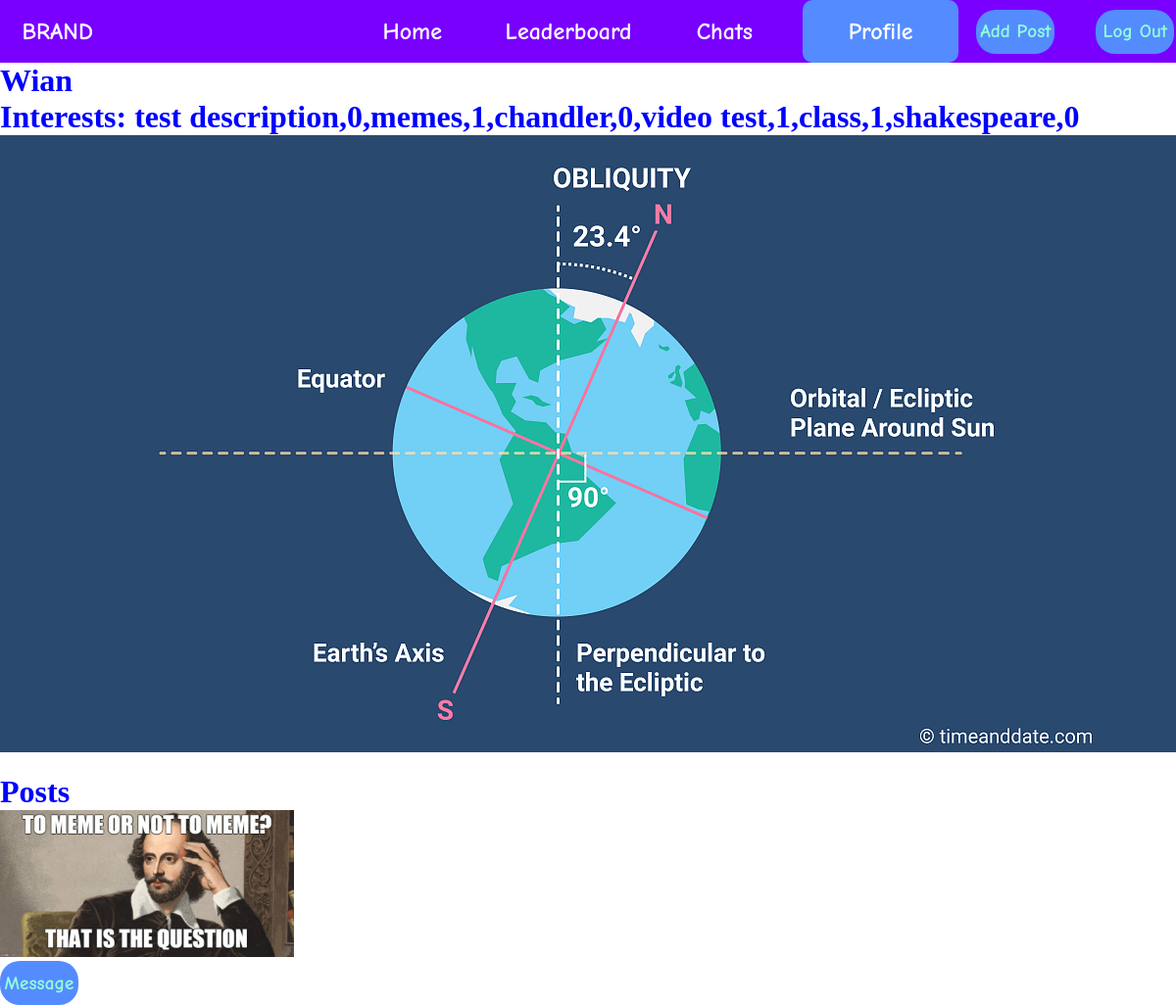
The page /accounts/Wian/profile (signed in) on the database as committed earlier.
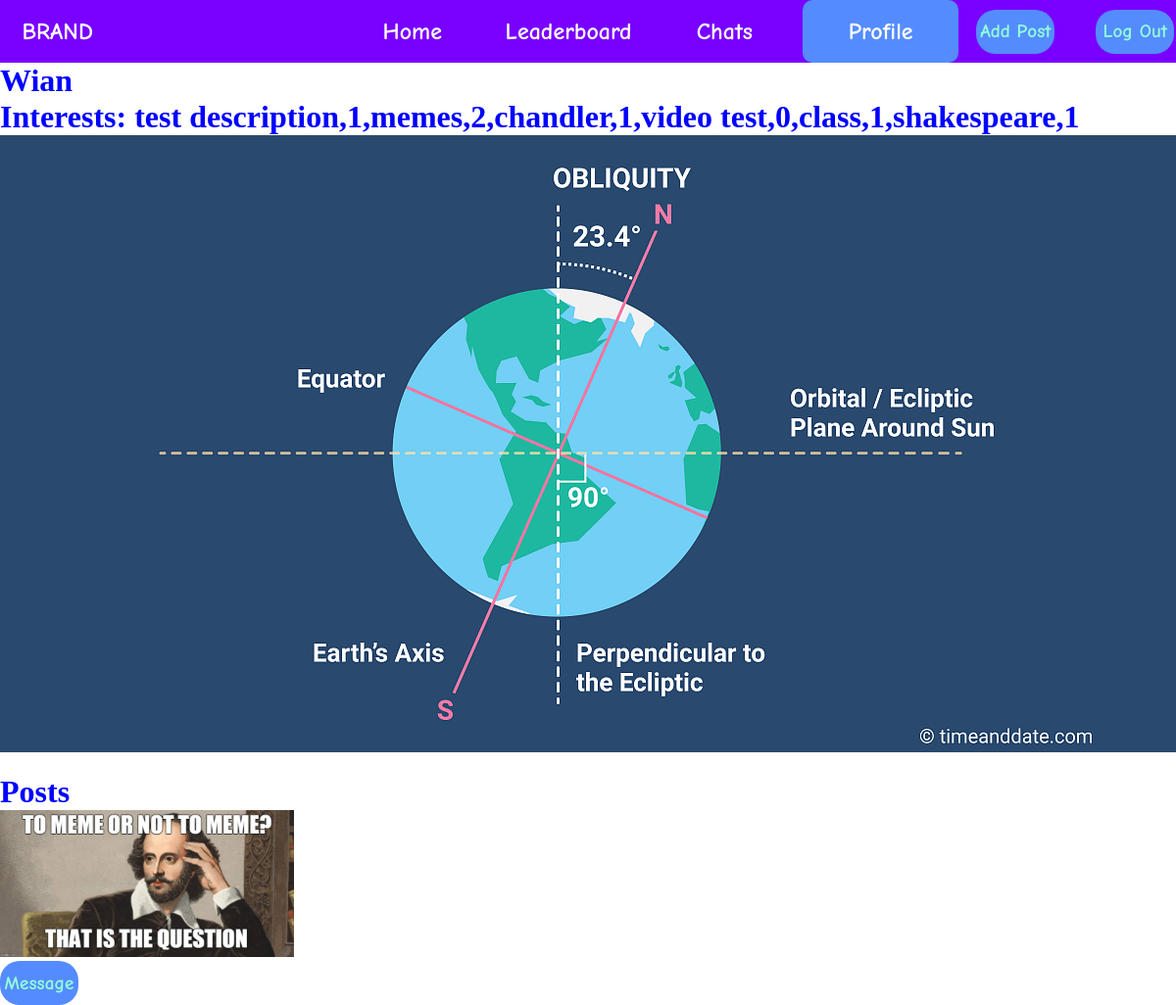
The same page on the database as committed later.
### accounts/models.py (models this page shows, shortened)
class User(auth.models.AbstractUser, auth.models.PermissionsMixin):
    profile_pic = models.ImageField(upload_to="profiles/", default="profiles/default_profile.jpeg")
    slug = models.SlugField(max_length=256)
    interests = models.TextField(blank=True)
    followers = models.TextField(blank=True)
    followers_amount = models.PositiveIntegerField(default=0)

### posts/models.py (models this page shows, shortened)
class Post(models.Model):
    memer = models.ForeignKey(User, on_delete=models.CASCADE)
    meme_file = models.FileField(upload_to="posts/")
    likes = models.TextField(default="", blank=True)
    likes_amount = models.IntegerField(default=0)
    datetime_posted = models.DateTimeField(default=datetime(2022, 4, 14, 20, 8, 7, 127325, tzinfo=pytz.UTC))
    description = models.TextField(max_length=256)

### accounts/views.py (the view)
# urls.py: path('<slug:slug>/profile', views.ProfileView.as_view(), name="profile"),
class ProfileView(TemplateView):
    template_name = "UserProfile.html"
    def get_context_data(self, **kwargs):
        context = super().get_context_data(**kwargs)
        context['user_current'] = self.request.user
        context['user_profile'] = User.objects.get(slug=self.kwargs['slug'])
        context['posts'] = Post.objects.filter(memer=context['user_profile'].id)
        return context

### accounts/templates/UserProfile.html (shortened to what this page needs)
{% extends 'base.html' %}
{% block head_block %}
{% load static %}
<link rel="stylesheet" href="{% static 'css/UserProfile.css' %}">
{% endblock %}
{% block body_block %}
<h1>{{ user_profile.username }}</h1>
<h1>Interests: {{ user.interests }}</h1>
<img src="{{ user_profile.profile_pic.url }}" alt="profile_pic">
<br>
<br>
<h1>Posts</h1>
{% if not posts %}
    <h2>Looks like there are no posts yet.</h2>
{% else %}
    {% for post in posts %}
        <a href="{% url 'posts:view_post' post.pk %}"><embed src="{{ post.meme_file.url }}" width="25%" height="auto"></a>
    {% endfor %}
{% endif %}
<br>
{% if user_current.is_authenticated %}
    {% if user_current == user_profile %}
        <a href="{% url 'accounts:logout' %}"><button class="button">Log Out</button></a>
        <br>
        <a href="{% url 'accounts:edit_profile' user.slug %}">Edit Profile</a>
    {% else %}
        <a href=""><button class="button">Message</button></a>
    {% endif %}
{% endif %}
{% endblock %}

### templates/base.html (shortened to what this page needs)
<!DOCTYPE html>
    <html lang="en">
    <head>
        {% load static %}
        <link rel="stylesheet" href="{% static 'css/base.css' %}">
        {% block head_block %}
        {% endblock %}
    </head>
    <body>
        <nav class="navbar">
            <div id="brand"><a class="links" href="{% url 'home:home_page' %}">BRAND</a></div>
            <div class="nav-div" id="home"><span class="links">Home</span></div></a>
            <div class="nav-div" id="leaderboard"><span class="links">Leaderboard</span></div></a>
            {% if user.is_authenticated %}
            <div class="nav-div" id="chats"><span class="links">Chats</span></div></a>
            <div class="nav-div" id="profile"><span class="links">Profile</span></div></a>
            <div class="nav-btn"><a href="{% url 'posts:new_post' %}"><button class="button">Add Post</button></a></div>
            <div class="nav-btn"><a href="{% url 'accounts:logout' %}"><button class="button">Log Out</button></a></div>
            {% else %}
            <div class="nav-btn"><a href="{% url 'accounts:login' %}"><button class="button">Log In</button></a></div>
            <div class="nav-btn"><a href="{% url 'accounts:signup' %}"><button class="button">Sign Up</button></a></div>
            {% endif %}
        </nav>
        <div class="main-content">
            <div class="middle-content">
            {% block body_block %}
            {% endblock %}
            </div>
        </div>
    </body>
</html>

### static/css/base.css (style rules this page uses)
:root { --navbar-bg-color: #7900FF; --navbar-height: 64px; }
* { margin: 0; padding: 0; }
a { text-decoration: none; }
.navbar { background-color: var(--navbar-bg-color); height: var(--navbar-height); width:100vw; position: fixed; padding: 0 1.4rem; margin: 0 auto; display: flex; align-items: center; }
.links { font-family: 'Comic Neue Bold'; color: white; font-size: 1.5rem; }
#brand { flex: 2; }
.nav-div { flex: 1; height: 100%; display: flex; justify-content: center; align-items: center; }
.nav-btn { flex: 0.25; margin-left: 1.5%; margin-right: 1.5em; display: flex; align-items: center; }
.button { border: none; background-color: #548CFF; color: #93FFD8; font-family: "Comic Neue Bold"; font-size: 1.2rem; height: 45px; width: 80px; border-radius: 20px; }
.main-content { display: flex; height: 100%; }
.middle-content { background-color: white; color: blue; flex: 4; margin-top: var(--navbar-height); }

### accounts/static/css/UserProfile.css (style rules this page uses)
#profile { border-radius: 10px; background-color: #548CFF; }

Rows that differ between the two databases and show on the page:
changed User: interests "test description,0,memes,1,chandler,0,video test,1,class,1,shakespeare,0" → "test description,1,memes,2,chandler,1,video test,0,class,1,shakespeare,1"
